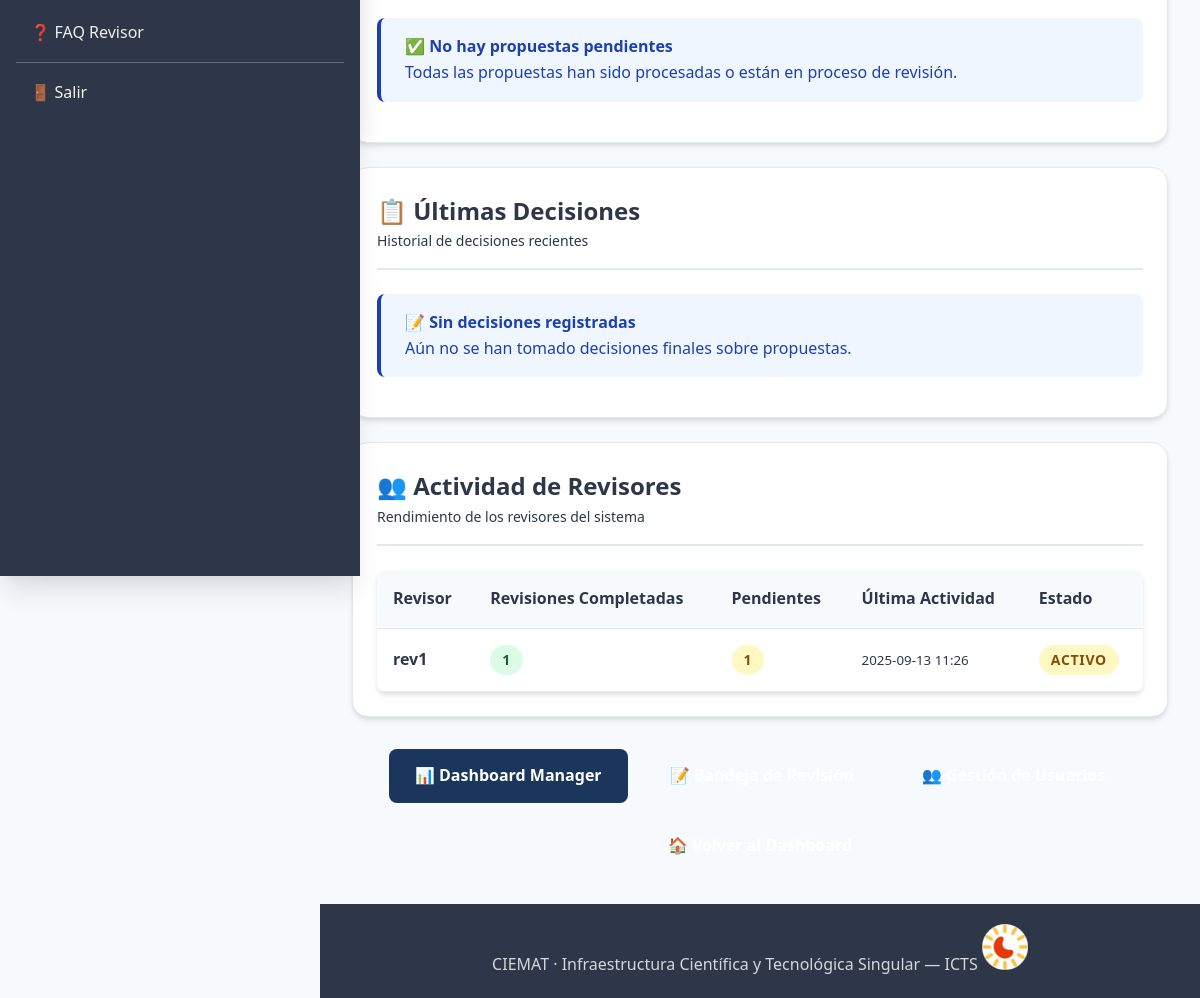
The app's page /icts/responsable/ (signed in, lower part), older data.
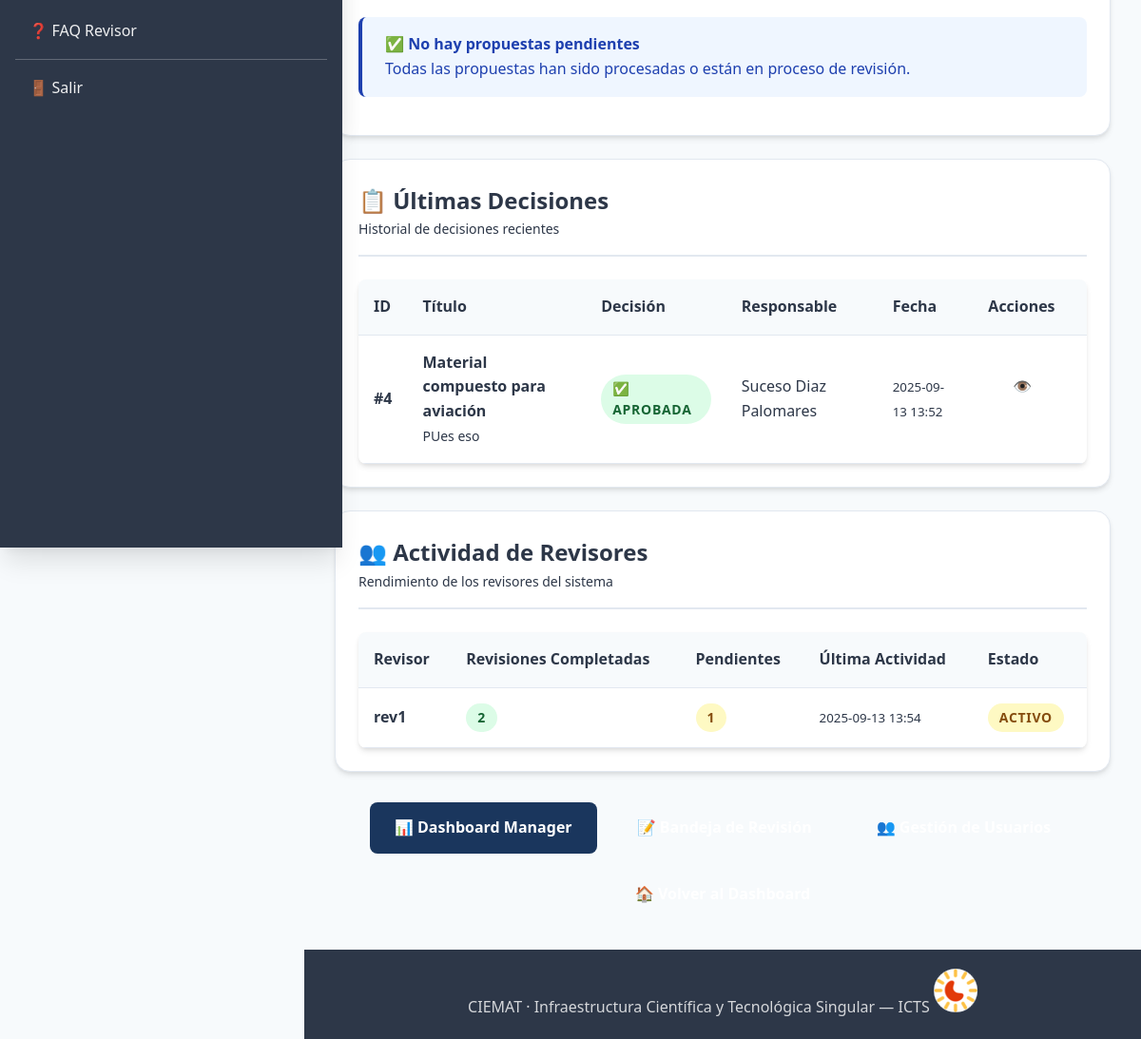
The same page, newer data.
### icts/models.py (models this page shows, shortened)
class ProposalReview(models.Model):
    DECISION = [
        ("pending", "Pending"),
        ("approve", "Approve"),
        ("request_changes", "Request changes"),
        ("reject", "Reject"),
    ]
    proposal = models.ForeignKey(
        AccessProposal, on_delete=models.CASCADE, related_name="reviews"
    )
    reviewer = models.ForeignKey(
        settings.AUTH_USER_MODEL, on_delete=models.CASCADE, related_name="icts_reviews"
    )
    decision = models.CharField(max_length=16, choices=DECISION, default="pending")
    comments = models.TextField(blank=True)
    updated_at = models.DateTimeField(auto_now=True)
    feasibility_ok = models.BooleanField(null=True, blank=True, help_text="Is this proposal technically feasible?")
    score_scientific_quality = models.IntegerField(
        null=True, blank=True,
        choices=[(i, i) for i in range(1, 6)],
        help_text="Scientific quality score (1-5)"
    )
    score_need_infrastructure = models.IntegerField(
        null=True, blank=True,
        choices=[(i, i) for i in range(1, 6)],
        help_text="Need for advanced infrastructure score (1-5)"
    )
    score_industrial_potential = models.IntegerField(
        null=True, blank=True,
        choices=[(i, i) for i in range(1, 6)],
        help_text="Industrial potential score (1-5)"
    )
    class Meta:
        unique_together = ("proposal", "reviewer")

class AccessProposal(models.Model):
    PROJECT_TYPE_CHOICES = [
        ("international", "International"),
        ("european", "European"),
        ("national", "National"),
        ("regional", "Regional"),
    ]
    STATUS_CHOICES = [
        ("draft", "Draft"),
        ("submitted", "Submitted"),
        ("accepted", "Accepted"),
        ("rejected", "Rejected"),
    ]
    applicant = models.ForeignKey(
        settings.AUTH_USER_MODEL,
        on_delete=models.CASCADE,
        related_name="icts_proposals",
    )
    title = models.CharField(max_length=200)
    scope = models.TextField(blank=True)
    facilities = models.ManyToManyField(Facility, blank=True)
    status = models.CharField(max_length=12, choices=STATUS_CHOICES, default="draft")
    created_at = models.DateTimeField(auto_now_add=True)
    is_new_request = models.BooleanField(default=True, help_text="Is this a new request?")
    previous_access = models.ForeignKey(
        'self',
        on_delete=models.SET_NULL,
        null=True,
        blank=True,
        help_text="Previous approved request to copy data from"
    )
    access_code = models.CharField(max_length=50, blank=True, help_text="Auto-generated access code")
    applicant_is_different = models.BooleanField(default=False)
    organization = models.CharField(max_length=200, blank=True, help_text="Center/Institution")
    contact_person = models.CharField(max_length=200, blank=True)
    email = models.EmailField(blank=True)
    phone = models.CharField(max_length=50, blank=True)
    project_name = models.CharField(max_length=200, blank=True)
    project_type = models.CharField(
        max_length=100,
        blank=True,
        choices=PROJECT_TYPE_CHOICES,
        help_text="International, European, National, Regional",
    )
    funding_source = models.CharField(max_length=200, blank=True)
    start_year = models.IntegerField(null=True, blank=True)
    end_year = models.IntegerField(null=True, blank=True)
    previous_experiments = models.TextField(blank=True)
    references = models.TextField(blank=True)
    facility_sem = models.BooleanField(default=False)
    facility_sem_fib = models.BooleanField(default=False)
    facility_imp = models.BooleanField(default=False)
    facility_sims = models.BooleanField(default=False)
    facility_confocal = models.BooleanField(default=False)
    facility_vdg = models.BooleanField(default=False)
    facility_profilometer = models.BooleanField(default=False)

### icts/views.py (the view)
# urls.py: path("responsable/", views.responsable_dashboard, name="responsable_dashboard"),
@login_required(login_url="/accounts/login/icts/")
@user_passes_test(is_responsable)
@never_cache
def responsable_dashboard(request):
    from django.contrib.auth import get_user_model
    User = get_user_model()
    stats = {
        "total": AccessProposal.objects.count(),
        "draft": AccessProposal.objects.filter(status="draft").count(),
        "submitted": AccessProposal.objects.filter(status="submitted").count(),
        "under_review": AccessProposal.objects.filter(status="submitted").count(),
        "accepted": AccessProposal.objects.filter(status="accepted").count(),
        "rejected": AccessProposal.objects.filter(status="rejected").count(),
    }
    proposals_with_reviews = AccessProposal.objects.annotate(
        review_count=Count('reviews')
    ).filter(status="submitted")
    review_buckets = {
        "rojo_0": proposals_with_reviews.filter(review_count=0).count(),
        "amarillo_1_3": proposals_with_reviews.filter(review_count__gte=1, review_count__lte=3).count(),
        "verde_4mas": proposals_with_reviews.filter(review_count__gte=4).count(),
    }
    pendientes = AccessProposal.objects.annotate(
        review_count=Count('reviews'),
        reviewers_done=Count('reviews', filter=Q(reviews__decision__in=['approve', 'reject', 'request_changes']))
    ).filter(
        status="submitted",
        review_count__gte=4
    ).order_by('-created_at')[:20]
    ultimas = AccessProposal.objects.filter(
        status__in=['accepted', 'rejected']
    ).order_by('-created_at')[:10]
    reviewer_stats = []
    reviewers = User.objects.filter(groups__name="revisores")
    for reviewer in reviewers:
        completed = ProposalReview.objects.filter(
            reviewer=reviewer,
            decision__in=['approve', 'reject', 'request_changes']
        ).count()
        pending = ProposalReview.objects.filter(
            reviewer=reviewer,
            decision="pending"
        ).count()
        last_review = ProposalReview.objects.filter(
            reviewer=reviewer
        ).order_by('-updated_at').first()
        reviewer_stats.append({
            "user": reviewer,
            "completed_reviews": completed,
            "pending_reviews": pending,
            "last_review": last_review.updated_at if last_review else None,
        })
    return render(request, "icts/responsable_dashboard.html", {
        "stats": stats,
        "review_buckets": review_buckets,
        "pendientes": pendientes,
        "ultimas": ultimas,
        "reviewer_stats": reviewer_stats,
    })

### accounts/templatetags/form_extras.py (called while the page is built)
@register.filter(name="has_group")
def has_group(user, group_name: str):
    try:
        return user.is_authenticated and user.groups.filter(name__iexact=group_name).exists()
    except Exception:
        return False

### icts/context_processors.py (called while the page is built)
def icts_ui(request):
    user = request.user
    role = ""
    if user.is_authenticated:
        if user.is_superuser:
            role = "Admin"
        elif user.groups.filter(name__iexact="managers").exists():
            role = "Manager"
        elif user.groups.filter(name__iexact="responsables").exists():
            role = "Responsable"
        elif user.groups.filter(name__iexact="revisores").exists():
            role = "Revisor"
        else:
            role = "Usuario"
    return {"icts_role_name": role}

### icts/views.py (called while the page is built)
def is_responsable(user):
    return user.is_superuser or user.groups.filter(name__iexact="responsables").exists()

### sigmalab/context_processors.py (called while the page is built)
def lab_role(request):
    role = None
    if request.user.is_authenticated:
        if (request.user.is_superuser
            or request.user.groups.filter(name="Técnicos Σ-LAB").exists()):
            role = "TECNICO"
        else:
            role = "USUARIO"
    return {"LAB_ROLE": role}

### templates/icts/responsable_dashboard.html (shortened to what the changed rows need)
{% extends 'icts/base_generic.html' %}
{% block page_content %}
<div class="card">
  <div class="card-header">
    <h2 class="card-title">📋 Últimas Decisiones</h2>
    <p class="muted">Historial de decisiones recientes</p>
  </div>
  {% if ultimas %}
    <div class="table-responsive">
      <table>
        <thead>
          <tr>
            <th>ID</th>
            <th>Título</th>
            <th>Decisión</th>
            <th>Responsable</th>
            <th>Fecha</th>
            <th>Acciones</th>
          </tr>
        </thead>
        <tbody>
          {% for d in ultimas %}
          <tr>
            <td><strong>#{{ d.id }}</strong></td>
            <td>
              <strong>{{ d.title }}</strong>
              {% if d.scope %}
                <br><small class="muted">{{ d.scope|truncatechars:100 }}</small>
              {% endif %}
            </td>
            <td>
              {% if d.status == 'accepted' %}
                <span class="badge green">✅ Aprobada</span>
              {% else %}
                <span class="badge red">❌ Rechazada</span>
              {% endif %}
            </td>
            <td>
              {{ d.applicant.get_full_name|default:d.applicant.username }}
            </td>
            <td>
              <small>{{ d.created_at|date:"Y-m-d H:i" }}</small>
            </td>
            <td>
              <a href="{% url 'icts:proposal_detail' d.id %}" class="btn btn-secondary">
                👁️ Ver
              </a>
            </td>
          </tr>
          {% endfor %}
        </tbody>
      </table>
    </div>
  {% else %}
    <div class="alert info">
      <strong>📝 Sin decisiones registradas</strong><br>
      Aún no se han tomado decisiones finales sobre propuestas.
    </div>
  {% endif %}
</div>
<div class="card">
  <div class="card-header">
    <h2 class="card-title">👥 Actividad de Revisores</h2>
  </div>
  {% if reviewer_stats %}
    <div class="table-responsive">
      <table>
        <thead>
          <tr>
            <th>Revisor</th>
            <th>Revisiones Completadas</th>
            <th>Pendientes</th>
            <th>Última Actividad</th>
            <th>Estado</th>
          </tr>
        </thead>
        <tbody>
          {% for reviewer in reviewer_stats %}
          <tr>
            <td>
              <strong>{{ reviewer.user.get_full_name|default:reviewer.user.username }}</strong>
              <br><small class="muted">{{ reviewer.user.email }}</small>
            </td>
            <td>
              <span class="badge green">{{ reviewer.completed_reviews }}</span>
            </td>
            <td>
              {% if reviewer.pending_reviews > 0 %}
                <span class="badge yellow">{{ reviewer.pending_reviews }}</span>
              {% else %}
                <span class="badge green">0</span>
              {% endif %}
            </td>
            <td>
              {% if reviewer.last_review %}
                <small>{{ reviewer.last_review|date:"Y-m-d H:i" }}</small>
              {% else %}
                <small class="muted">Sin actividad</small>
              {% endif %}
            </td>
            <td>
              {% if reviewer.pending_reviews > 3 %}
                <span class="badge red">Sobrecargado</span>
              {% elif reviewer.pending_reviews > 0 %}
                <span class="badge yellow">Activo</span>
              {% else %}
                <span class="badge green">Disponible</span>
              {% endif %}
            </td>
          </tr>
          {% endfor %}
        </tbody>
      </table>
    </div>
  {% else %}
    <div class="alert info">
      <strong>👥 Sin datos de revisores</strong><br>
      No hay información de actividad de revisores disponible.
    </div>
  {% endif %}
</div>
{% endblock %}

Row changes from the older to the newer data that the page shows:
added AccessProposal: id "4", title "Material compuesto para aviación", scope "PUes eso", status "✅ APROBADA", applicant.get_full_name "Suceso Diaz Palomares", created_at "2025-09-13 13:52"
Text that changed along with them:
{{ reviewer.completed_reviews }}: "1" → "2"
{{ reviewer.last_review|date:"Y-m-d H:i" }}: "2025-09-13 11:26" → "2025-09-13 13:54"
text no longer shown: "📝 Sin decisiones registradas Aún no se han tomado decisiones finales sobre propuestas."
text now shown: "ID Título Decisión Responsable Fecha Acciones"
